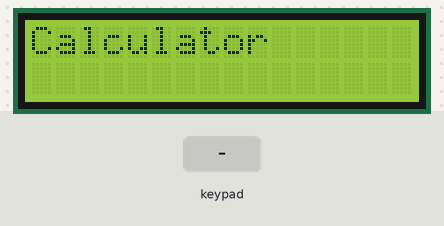
A sketch run on a simulated Arduino Uno, built with avr-gcc and run on an emulated ATmega328P. Shown: 16×2 character LCD. Inputs (shaded band) come from the test bench.

Above: at 0.1 s.
2.3 s: keypad keys 9 8 7 6 # pressed 0.4 s apart
At 5.3 s:
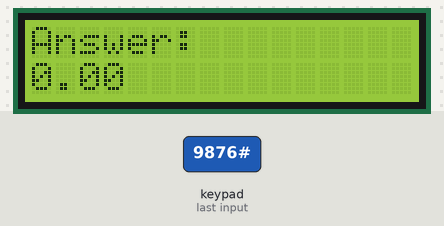
5.8 s: key 'A' pressed
At 6.6 s:
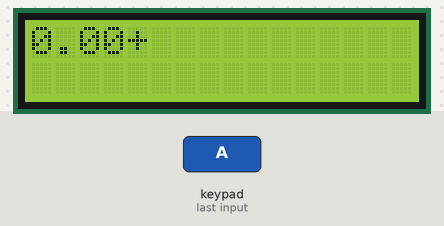
7.3 s: key 'C' pressed
8.8 s: keypad keys 9 8 7 6 D pressed 0.4 s apart
At 11.2 s:
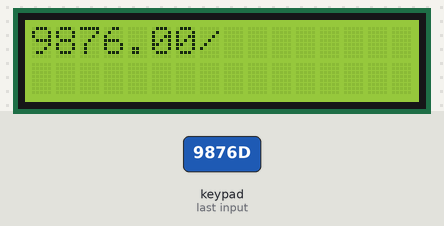
12.3 s: key '#' pressed
At 13.7 s:
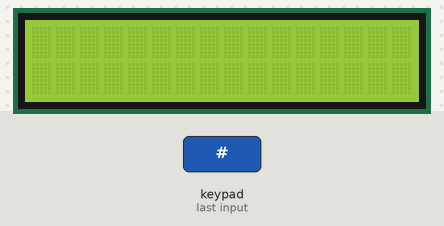
Timing chart, 0 to 15.3 s (numbered marks = the images above; inputs shaded):
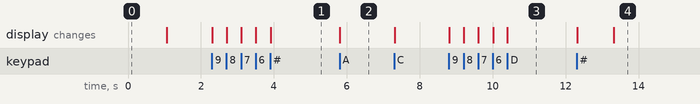

Measured:
- after the input at 2.3 s, the display: first changes at once (image 1 shows a later state)
- after the input at 5.8 s, the display: changes at once (image 2)
- after the input at 8.8 s, the display: first changes at once (image 3 shows a later state)
- after the input at 12.3 s, the display: first changes at once (image 4 shows a later state)

The sketch:

calculator.ino
```cpp
#include <LiquidCrystal.h>
#include <Keypad.h>

LiquidCrystal lcd(A0, A1, A2, A3, A4, A5);

const byte rows = 4;
const byte cols = 4;

char keys[rows][cols] = {
  {'1','2','3','A'},
  {'4','5','6','B'},
  {'7','8','9','C'},
  {'*','0','#','D'}
};

byte rowPins[rows] = {9, 8, 7, 6};
byte colPins[cols] = {5, 4, 3, 2};

Keypad keypad = Keypad(makeKeymap(keys), rowPins, colPins, rows, cols);

float num1 = 0;
float num2 = 0;
char op;
String input = "";

void setup() {
  lcd.begin(16, 2);
  lcd.print("Calculator");
  delay(1000);
  lcd.clear();
}

void loop() {
  char key = keypad.getKey();

  if (!key) return;

  if (key >= '0' && key <= '9') {
    input += key;
    lcd.clear();
    lcd.print(input);
  }

  if (key == 'A' || key == 'B' || key == 'C' || key == 'D') {
    num1 = input.toFloat();
    input = "";

    if (key == 'A') op = '+';
    if (key == 'B') op = '-';
    if (key == 'C') op = '*';
    if (key == 'D') op = '/';

    lcd.clear();
    lcd.print(num1);
    lcd.print(op);
  }

  if (key == '#') {
    num2 = input.toFloat();

    if (op == '+') num1 += num2;
    if (op == '-') num1 -= num2;
    if (op == '*') num1 *= num2;

    if (op == '/') {
      if (num2 == 0) {
        lcd.clear();
        lcd.print("Error");
        delay(1000);
        input = "";
        lcd.clear();
        return;
      }

      num1 /= num2;
    }

    lcd.clear();
    lcd.print("Answer:");
    lcd.setCursor(0, 1);
    lcd.print(num1);

    input = "";
  }

  if (key == '*') {
    num1 = 0;
    num2 = 0;
    input = "";
    op = 0;
    lcd.clear();
  }
}
```
